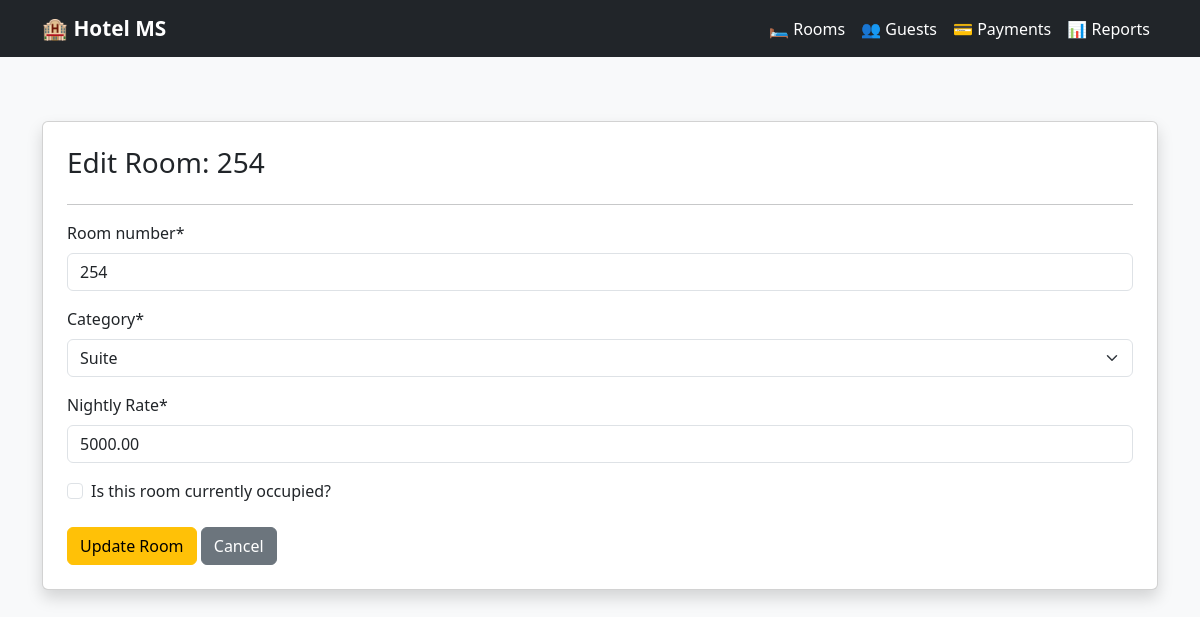
The app's page /rooms/edit/1/ with its own data.
### rooms/models.py (models this page shows, shortened)
class Room(models.Model):
    CATEGORY_CHOICES = [
        ('Single', 'Single'),
        ('Double', 'Double'),
        ('Suite', 'Suite'),
        ('Deluxe', 'Deluxe'),
    ]
    room_number = models.IntegerField(unique=True)
    category = models.CharField(max_length=20, choices=CATEGORY_CHOICES)
    price_per_night = models.DecimalField(max_digits=10, decimal_places=2)
    is_occupied = models.BooleanField(default=False)

### rooms/views.py (the view)
# urls.py: path('rooms/edit/<int:pk>/', views.edit_room, name='edit_room'),
def edit_room(request, pk):
    room = get_object_or_404(Room, pk=pk)
    if request.method == "POST":
        form = RoomForm(request.POST, instance=room)
        if form.is_valid():
            form.save()
            return redirect('rooms_list')
    else:
        form = RoomForm(instance=room)
    return render(request, 'edit_room.html', {'form': form, 'room': room})

### rooms/forms.py (shortened to what this page needs)
class RoomForm(forms.ModelForm):
    class Meta:
        model = Room
        fields = ['room_number', 'category', 'price_per_night', 'is_occupied']
        widgets = {
            'room_number': forms.NumberInput(attrs={'class': 'form-control', 'placeholder': 'e.g. 101'}),
            'category': forms.Select(attrs={'class': 'form-select'}),
            'price_per_night': forms.NumberInput(attrs={'class': 'form-control', 'placeholder': '0.00'}),
            'is_occupied': forms.CheckboxInput(attrs={'class': 'form-check-input'}),
        }
        labels = {
            'is_occupied': 'Is this room currently occupied?',
            'price_per_night': 'Nightly Rate',
        }
        error_messages = {
            'room_number': {
                'unique': "A room with this number already exists.",
            }
        }

### rooms/templates/edit_room.html (shortened to what this page needs)
{% extends 'base.html' %}
{% load crispy_forms_tags %}
{% block content %}
<div class="container mt-5">
    <div class="card p-4 shadow">
        <h3>Edit Room: {{ room.room_number }}</h3>
        <hr>
        <form method="POST" novalidate>
            {{ form|crispy }}
            <div class="mt-4">
                <button type="submit" class="btn btn-warning">Update Room</button>
                <a href="{% url 'rooms_list' %}" class="btn btn-secondary">Cancel</a>
            </div>
        </form>
    </div>
</div>
{% endblock %}

### templates/base.html (style rules this page uses)
body { background-color: #f8f9fa; }

### records on screen
Room: room_number "254", category "Suite", price_per_night "5000.00"
